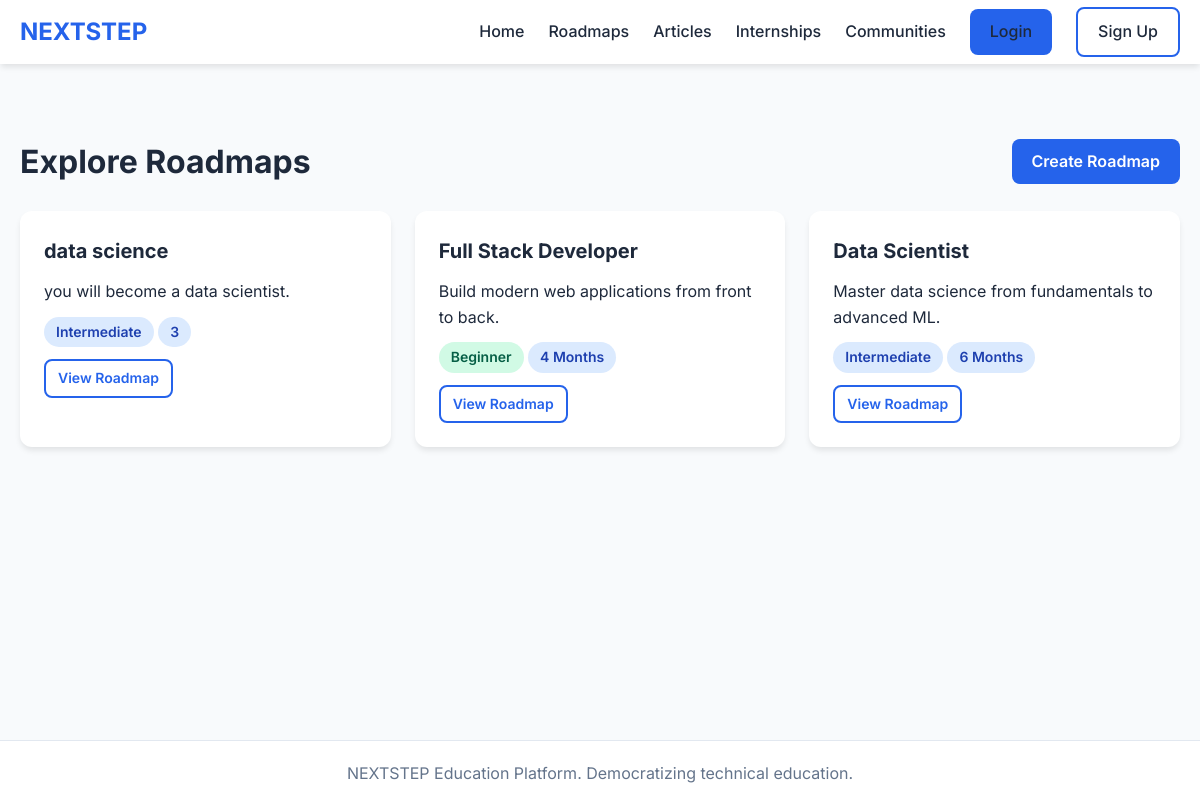
The page /roadmaps/ on the database its author committed.
### roadmaps/models.py (models this page shows, shortened)
class Roadmap(models.Model):
    DIFFICULTY_CHOICES = [
        ('beginner', 'Beginner'),
        ('intermediate', 'Intermediate'),
        ('advanced', 'Advanced'),
    ]
    title = models.CharField(max_length=200)
    description = models.TextField()
    career_role = models.CharField(max_length=100)
    difficulty = models.CharField(max_length=20, choices=DIFFICULTY_CHOICES, default='beginner')
    estimated_duration = models.CharField(max_length=50, blank=True)
    created_by = models.ForeignKey(User, on_delete=models.CASCADE, related_name='created_roadmaps')
    created_at = models.DateTimeField(auto_now_add=True)
    is_public = models.BooleanField(default=True)
    class Meta:
        ordering = ['-created_at']

### roadmaps/views.py (the view)
# urls.py: path('', views.explore, name='roadmap_explore'),
def explore(request):
    roadmaps = Roadmap.objects.filter(is_public=True)
    return render(request, 'roadmaps/explore.html', {'roadmaps': roadmaps})

### templates/roadmaps/explore.html (shortened to what this page needs)
{% extends 'base.html' %}
{% block content %}
<div class="container" style="margin-top: 32px;">
    <div style="display: flex; justify-content: space-between; align-items: center; margin-bottom: 24px;">
        <h1>Explore Roadmaps</h1>
        <a href="{% url 'roadmap_create' %}" class="btn btn-primary">Create Roadmap</a>
    </div>
    <div class="grid">
        {% for roadmap in roadmaps %}
        <div class="card">
            <h3 class="card-title">{{ roadmap.title }}</h3>
            <p>{{ roadmap.description|truncatewords:20 }}</p>
            <div style="margin: 12px 0;">
                <span class="tag {% if roadmap.difficulty == 'beginner' %}tag-free{% elif roadmap.difficulty == 'intermediate' %}tag-verified{% else %}tag-paid{% endif %}">
                    {{ roadmap.get_difficulty_display }}
                </span>
                <span class="tag tag-verified">{{ roadmap.estimated_duration }}</span>
            </div>
            <a href="{% url 'roadmap_detail' roadmap.pk %}" class="btn btn-outline btn-sm">View Roadmap</a>
        </div>
        {% empty %}
        <p>No roadmaps available yet.</p>
        {% endfor %}
    </div>
</div>
{% endblock %}

### static/css/style.css (style rules this page uses)
:root { --primary: #2563eb; --primary-dark: #1d4ed8; --secondary: #10b981; --danger: #ef4444; --warning: #f59e0b; --bg: #f8fafc; --card-bg: #ffffff; --text: #1e293b; --text-light: #64748b; --border: #e2e8f0; --shadow: 0 4px 6px -1px rgba(0, 0, 0, 0.1); --radius: 12px; }
* { margin: 0; padding: 0; box-sizing: border-box; }
body { font-family: 'Inter', sans-serif; background-color: var(--bg); color: var(--text); line-height: 1.6; }
.container { max-width: 1200px; margin: 0 auto; padding: 0 20px; }
.btn { display: inline-block; padding: 10px 20px; border-radius: 8px; font-weight: 600; text-decoration: none; cursor: pointer; border: none; transition: all 0.2s; }
.btn-primary { background: var(--primary); color: white; }
.btn-outline { border: 2px solid var(--primary); color: var(--primary); background: transparent; }
.btn-sm { padding: 6px 12px; font-size: 0.875rem; }
.card { background: var(--card-bg); border-radius: var(--radius); box-shadow: var(--shadow); padding: 24px; margin-bottom: 20px; }
.card-title { font-size: 1.25rem; font-weight: 700; margin-bottom: 12px; }
.grid { display: grid; grid-template-columns: repeat(auto-fill, minmax(300px, 1fr)); gap: 24px; margin-top: 24px; }
.tag { display: inline-block; padding: 4px 12px; border-radius: 20px; font-size: 0.875rem; font-weight: 600; }
.tag-free { background: #d1fae5; color: #065f46; }
.tag-verified { background: #dbeafe; color: #1e40af; }

### rows shown on the page
Roadmap: title "data science", description "you will become a data scientist.", difficulty "Intermediate", estimated_duration "3"
Roadmap: title "Full Stack Developer", description "Build modern web applications from front to back.", difficulty "Beginner", estimated_duration "4 Months"
Roadmap: title "Data Scientist", description "Master data science from fundamentals to advanced ML.", difficulty "Intermediate", estimated_duration "6 Months"
